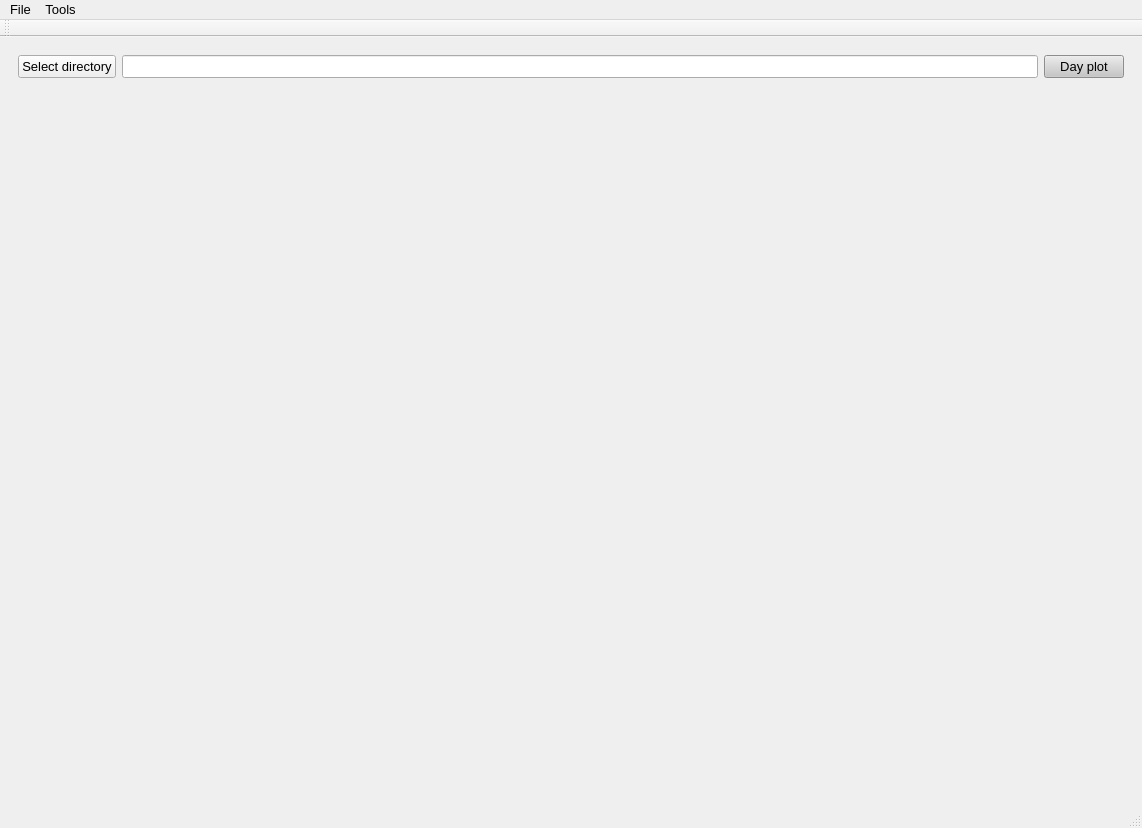
<?xml version="1.0" encoding="UTF-8"?>
<ui version="4.0">
 <class>MainWindow</class>
 <widget class="QMainWindow" name="MainWindow">
  <property name="geometry">
   <rect>
    <x>0</x>
    <y>0</y>
    <width>1142</width>
    <height>828</height>
   </rect>
  </property>
  <property name="sizePolicy">
   <sizepolicy hsizetype="Preferred" vsizetype="Fixed">
    <horstretch>0</horstretch>
    <verstretch>0</verstretch>
   </sizepolicy>
  </property>
  <property name="minimumSize">
   <size>
    <width>800</width>
    <height>0</height>
   </size>
  </property>
  <property name="font">
   <font>
    <pointsize>10</pointsize>
   </font>
  </property>
  <property name="windowTitle">
   <string>MainWindow</string>
  </property>
  <widget class="QWidget" name="centralwidget">
   <property name="minimumSize">
    <size>
     <width>800</width>
     <height>0</height>
    </size>
   </property>
   <property name="autoFillBackground">
    <bool>true</bool>
   </property>
   <property name="styleSheet">
    <string notr="true"/>
   </property>
   <layout class="QVBoxLayout" name="verticalLayout">
    <item>
     <widget class="QWidget" name="mainToolsWidget" native="true">
      <property name="sizePolicy">
       <sizepolicy hsizetype="Preferred" vsizetype="Expanding">
        <horstretch>0</horstretch>
        <verstretch>1</verstretch>
       </sizepolicy>
      </property>
      <layout class="QHBoxLayout" name="horizontalLayout">
       <property name="leftMargin">
        <number>0</number>
       </property>
       <property name="topMargin">
        <number>0</number>
       </property>
       <property name="rightMargin">
        <number>0</number>
       </property>
       <property name="bottomMargin">
        <number>0</number>
       </property>
       <item>
        <widget class="QWidget" name="widget_11" native="true">
         <property name="sizePolicy">
          <sizepolicy hsizetype="Expanding" vsizetype="Expanding">
           <horstretch>2</horstretch>
           <verstretch>1</verstretch>
          </sizepolicy>
         </property>
         <property name="minimumSize">
          <size>
           <width>0</width>
           <height>0</height>
          </size>
         </property>
         <property name="maximumSize">
          <size>
           <width>16777215</width>
           <height>16777215</height>
          </size>
         </property>
         <layout class="QGridLayout" name="gridLayout_2">
          <item row="0" column="1">
           <widget class="QLineEdit" name="rootPathForm">
            <property name="sizePolicy">
             <sizepolicy hsizetype="Expanding" vsizetype="Fixed">
              <horstretch>0</horstretch>
              <verstretch>0</verstretch>
             </sizepolicy>
            </property>
            <property name="maximumSize">
             <size>
              <width>16777215</width>
              <height>16777215</height>
             </size>
            </property>
            <property name="styleSheet">
             <string notr="true">/*background-color: rgb(202, 243, 238);*/</string>
            </property>
            <property name="readOnly">
             <bool>true</bool>
            </property>
           </widget>
          </item>
          <item row="1" column="0" colspan="3">
           <widget class="QWidget" name="fileSelectorWidget" native="true">
            <property name="sizePolicy">
             <sizepolicy hsizetype="Preferred" vsizetype="Expanding">
              <horstretch>0</horstretch>
              <verstretch>0</verstretch>
             </sizepolicy>
            </property>
            <layout class="QVBoxLayout" name="verticalLayout_4">
             <property name="spacing">
              <number>5</number>
             </property>
             <property name="leftMargin">
              <number>0</number>
             </property>
             <property name="topMargin">
              <number>0</number>
             </property>
             <property name="rightMargin">
              <number>0</number>
             </property>
             <property name="bottomMargin">
              <number>0</number>
             </property>
            </layout>
           </widget>
          </item>
          <item row="0" column="2">
           <widget class="QPushButton" name="dayPlotBtn">
            <property name="sizePolicy">
             <sizepolicy hsizetype="Preferred" vsizetype="Fixed">
              <horstretch>0</horstretch>
              <verstretch>0</verstretch>
             </sizepolicy>
            </property>
            <property name="cursor">
             <cursorShape>PointingHandCursor</cursorShape>
            </property>
            <property name="toolTip">
             <string extracomment="bla"/>
            </property>
            <property name="statusTip">
             <string extracomment="bla"/>
            </property>
            <property name="accessibleDescription">
             <string/>
            </property>
            <property name="styleSheet">
             <string notr="true">QPushButton { 
	background-color: rgb(198, 198, 198); 
	border-color: grey;
}

QPushButton:hover:pressed {
      background-color: qlineargradient(x1: 0, y1: 0, x2: 0, y2: 1,
                                        stop: 0 #dadbde, stop: 1 #f6f7fa);
}

QPushButton:hover {
      background-color: rgb(211, 215, 207);
 }

  QPushButton:flat {
      border: none; /* no border for a flat push button */
  }

  QPushButton:default {
      border-color: navy; /* make the default button prominent */
  }</string>
            </property>
            <property name="text">
             <string>Day plot</string>
            </property>
           </widget>
          </item>
          <item row="0" column="0">
           <widget class="QPushButton" name="selectDirBtn">
            <property name="sizePolicy">
             <sizepolicy hsizetype="Minimum" vsizetype="Fixed">
              <horstretch>0</horstretch>
              <verstretch>0</verstretch>
             </sizepolicy>
            </property>
            <property name="maximumSize">
             <size>
              <width>16777215</width>
              <height>16777215</height>
             </size>
            </property>
            <property name="cursor">
             <cursorShape>PointingHandCursor</cursorShape>
            </property>
            <property name="text">
             <string>Select directory</string>
            </property>
           </widget>
          </item>
         </layout>
        </widget>
       </item>
      </layout>
     </widget>
    </item>
    <item>
     <widget class="QWidget" name="widget" native="true">
      <property name="sizePolicy">
       <sizepolicy hsizetype="Expanding" vsizetype="Expanding">
        <horstretch>0</horstretch>
        <verstretch>4</verstretch>
       </sizepolicy>
      </property>
      <layout class="QGridLayout" name="gridLayout">
       <property name="leftMargin">
        <number>0</number>
       </property>
       <property name="topMargin">
        <number>0</number>
       </property>
       <property name="rightMargin">
        <number>0</number>
       </property>
       <property name="bottomMargin">
        <number>0</number>
       </property>
       <property name="horizontalSpacing">
        <number>0</number>
       </property>
       <item row="0" column="0">
        <widget class="QScrollArea" name="scrollArea">
         <property name="frameShape">
          <enum>QFrame::NoFrame</enum>
         </property>
         <property name="widgetResizable">
          <bool>true</bool>
         </property>
         <widget class="QWidget" name="canvasWidget">
          <property name="geometry">
           <rect>
            <x>0</x>
            <y>0</y>
            <width>1118</width>
            <height>590</height>
           </rect>
          </property>
          <property name="sizePolicy">
           <sizepolicy hsizetype="Preferred" vsizetype="Preferred">
            <horstretch>0</horstretch>
            <verstretch>0</verstretch>
           </sizepolicy>
          </property>
          <layout class="QVBoxLayout" name="verticalLayout_2">
           <property name="leftMargin">
            <number>0</number>
           </property>
           <property name="topMargin">
            <number>0</number>
           </property>
           <property name="rightMargin">
            <number>0</number>
           </property>
           <property name="bottomMargin">
            <number>0</number>
           </property>
          </layout>
         </widget>
        </widget>
       </item>
      </layout>
     </widget>
    </item>
   </layout>
  </widget>
  <widget class="QMenuBar" name="menubar">
   <property name="geometry">
    <rect>
     <x>0</x>
     <y>0</y>
     <width>1142</width>
     <height>22</height>
    </rect>
   </property>
   <widget class="QMenu" name="menuFile">
    <property name="title">
     <string>File</string>
    </property>
    <addaction name="PlotSingleRecord"/>
    <addaction name="PlotAllRecords"/>
    <addaction name="actionExit"/>
   </widget>
   <widget class="QMenu" name="menuTools">
    <property name="title">
     <string>Tools</string>
    </property>
    <addaction name="getevent"/>
    <addaction name="actionPlot_Spectrum"/>
    <addaction name="actionPlotEnvelope"/>
    <addaction name="actionSTALTA"/>
    <addaction name="actionCross_Correlation"/>
    <addaction name="actionMagnitude_Coherence"/>
    <addaction name="actionEntropy"/>
   </widget>
   <addaction name="menuFile"/>
   <addaction name="menuTools"/>
  </widget>
  <widget class="QStatusBar" name="statusbar"/>
  <widget class="QToolBar" name="toolBar">
   <property name="windowTitle">
    <string>toolBar</string>
   </property>
   <attribute name="toolBarArea">
    <enum>TopToolBarArea</enum>
   </attribute>
   <attribute name="toolBarBreak">
    <bool>false</bool>
   </attribute>
  </widget>
  <action name="PlotSingleRecord">
   <property name="icon">
    <iconset>
     <normalon>:/icons/compass-icon.png</normalon>
    </iconset>
   </property>
   <property name="text">
    <string>Plot a single record</string>
   </property>
  </action>
  <action name="PlotAllRecords">
   <property name="icon">
    <iconset>
     <normalon>:/icons/pen-icon.png</normalon>
    </iconset>
   </property>
   <property name="text">
    <string>Plot all in a folder</string>
   </property>
  </action>
  <action name="actionExit">
   <property name="icon">
    <iconset>
     <normalon>:/icons/balcony-icon.png</normalon>
    </iconset>
   </property>
   <property name="text">
    <string>Exit</string>
   </property>
  </action>
  <action name="getevent">
   <property name="text">
    <string>Detect Event</string>
   </property>
  </action>
  <action name="actionPlot_Spectrum">
   <property name="checkable">
    <bool>true</bool>
   </property>
   <property name="text">
    <string>Plot Spectrum</string>
   </property>
  </action>
  <action name="actionPlotEnvelope">
   <property name="checkable">
    <bool>true</bool>
   </property>
   <property name="text">
    <string>Plot Envelope</string>
   </property>
  </action>
  <action name="actionSTALTA">
   <property name="checkable">
    <bool>true</bool>
   </property>
   <property name="text">
    <string>Plot STA/LTA</string>
   </property>
  </action>
  <action name="actionCross_Correlation">
   <property name="text">
    <string>Cross Correlation</string>
   </property>
  </action>
  <action name="actionMagnitude_Coherence">
   <property name="text">
    <string>Magnitude Coherence</string>
   </property>
  </action>
  <action name="actionEntropy">
   <property name="checkable">
    <bool>true</bool>
   </property>
   <property name="text">
    <string>Entropy</string>
   </property>
  </action>
 </widget>
 <resources>
  <include location="../resources.qrc"/>
 </resources>
 <connections/>
</ui>
